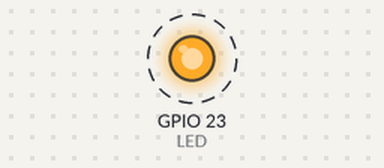
Recording of a sketch running on a simulated ESP32. On the bench: output pins drawn as LEDs (lit = HIGH). Dashed ring = blinking.

Above: at 0.5 s.
Timing chart, 0 to 4.6 s (numbered marks = the images above):
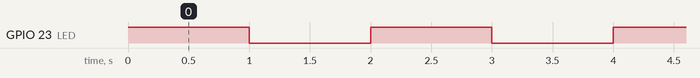

The sketch:

FlashLED.ino
```cpp
/****************************************************************
 *                      FLASHING LED
 *                      ============
 *
 * In this program an LED is connected to port GPIO23 of the
 * ESP32 Devkitc. The program flashes the LED every second
 *
 * Program: FlashLED
 * Date   : July, 2017
 **************************************************************/
#define LED 23

void setup()
{
    pinMode(LED, OUTPUT);
}

void loop()
{
    digitalWrite(LED, HIGH);
    delay(1000);
    digitalWrite(LED, LOW);
    delay(1000);
}
```

Measured:
- by itself, GPIO 23 (LED): alternates HIGH for 1.0 s and LOW for 1.0 s
